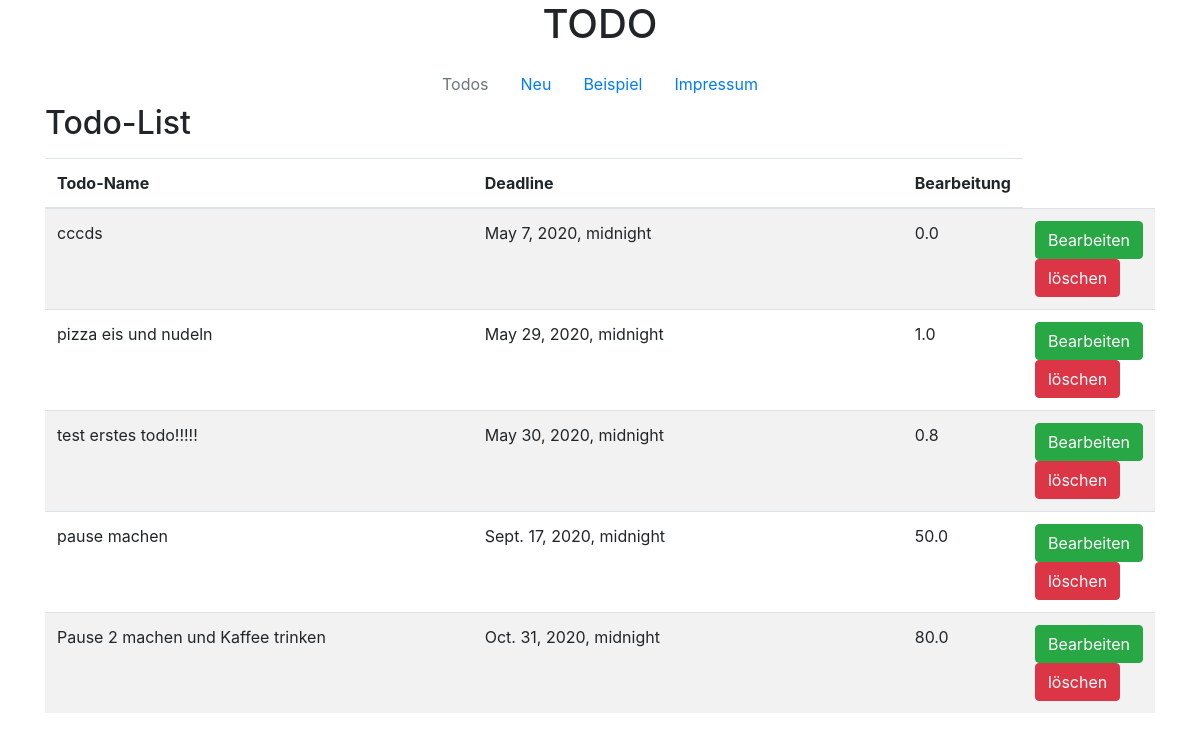
/tasks/, run on the app's committed database.
### tasks/models.py (models this page shows)
class Todo(models.Model):
    description = models.CharField(max_length=160)
    deadline = models.DateTimeField('deadline')
    done = models.FloatField(default=0.0)

### tasks/views.py (the view)
# urls.py: path('', views.index, name='index'),
def index(request):
    latest_todo_list = Todo.objects.order_by('id')[:20]
    context = {'latest_todo_list': latest_todo_list}
    return render(request, 'tasks/index.html', context)

### tasks/templates/tasks/index.html (shortened to what this page needs)
<!doctype html>
<html lang="de">
  <head>
    <link rel="stylesheet" href="https://stackpath.bootstrapcdn.com/bootstrap/4.4.1/css/bootstrap.min.css">
  </head>
  <body>
	<div class="container text-center">
    	<h1>TODO</h1>
	</div>
    <div class="container">
        {% block nav %}
        <ul class="nav justify-content-center">
            <li class="nav-item">
                <a class="nav-link disabled" href="#">Todos</a>
            </li>
            <li class="nav-item">
                {% block nav-todo %}<a class="nav-link" href="{% url 'newtodo' %}">Neu</a>{% endblock %}
            </li>
            <li class="nav-item">
                <a class="nav-link" href="{% url 'beispiel'%}">Beispiel</a>
            </li>
            <li class="nav-item">
                <a class="nav-link " href="{% url 'impressum' %}">Impressum</a>
            </li>
        </ul>
        {% endblock %}
    </div>
    <div class="container">
        <h2>Todo-List</h2>
        <table class="table table-striped table-responsive">
            <thead>
            <tr>
                <th class="col-sm-6">Todo-Name</th>
                <th class="col-sm-6">Deadline</th>
                <th class="col-sm-6">Bearbeitung</th>
            </tr>
            </thead>
            <tbody>
            {% for todo in latest_todo_list %}
                <tr>
                <td>{{todo.description}}</td>
                <td>{{todo.deadline}}</td>
                <td>{{todo.done}}</td>
                <td>
                    <form action="{% url 'bearbeiten' todo.id %}" method="post">
                        <button type=submit class="btn btn-success">Bearbeiten</button>
                    </form>
                    <form action="{% url 'loeschen' %}" method="post">
                        <input type=submit name={{todo.id}} class="btn btn-danger" value=löschen>
                    </form>
                </td>
            </tr>
            {% endfor %}
            </tbody>
        </table>
    </div>
  </body>
</html>

### data on the page
Todo: description "cccds", deadline "May 7, 2020, midnight", done "0.0"
Todo: description "pizza eis und nudeln", deadline "May 29, 2020, midnight", done "1.0"
Todo: description "test erstes todo!!!!!", deadline "May 30, 2020, midnight", done "0.8"
Todo: description "pause machen", deadline "Sept. 17, 2020, midnight", done "50.0"
Todo: description "Pause 2 machen und Kaffee trinken", deadline "Oct. 31, 2020, midnight", done "80.0"
